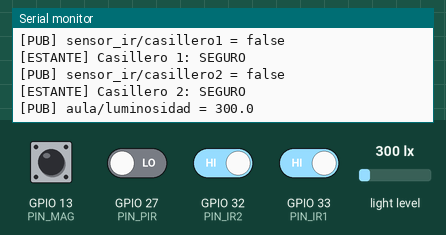
This sketch was run on a simulated ESP32. On the bench: the last lines printed to the serial monitor. The inputs (shaded band) are chosen by the test bench; at power-on: GPIO 13 (PIN_MAG), GPIO 32 (PIN_IR2), GPIO 33 (PIN_IR1) HIGH, GPIO 27 (PIN_PIR) LOW, light level 300 lx. WiFi joins after 1.5 s; servers stay silent unless stated; random numbers use the default seed unless the sketch sets one; no MQTT or app messages arrive unless stated.

Above: at 6.0 s.
6.1 s: GPIO 13 (PIN_MAG) pulled LOW for 0.15 s
At 7.5 s:
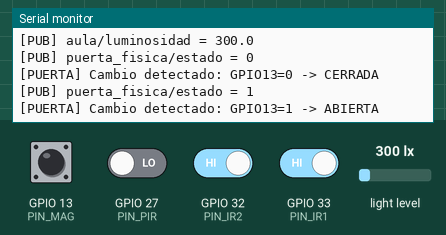
8.6 s: GPIO 27 (PIN_PIR) driven HIGH
At 9.2 s:
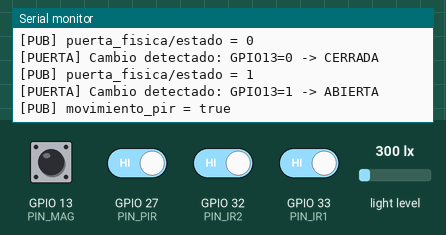
11.5 s: GPIO 32 (PIN_IR2) driven LOW
At 12.7 s:
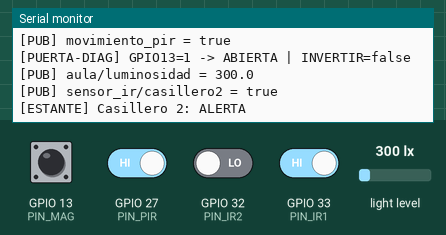
13.0 s: GPIO 27 (PIN_PIR) driven LOW
At 14.1 s:
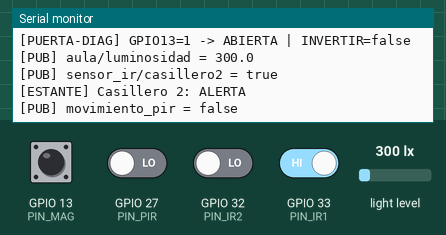
14.5 s: light level set to 40 lx
At 15.8 s:
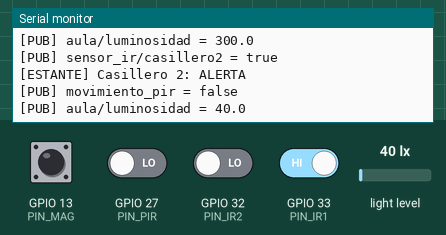
16.0 s: GPIO 33 (PIN_IR1) driven LOW
At 17.1 s:
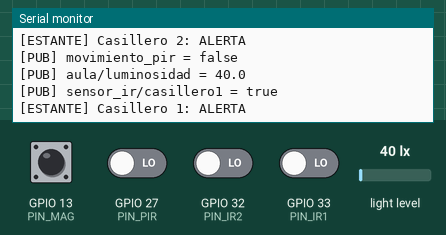

Measured:
- after the input at 6.1 s, the serial monitor: prints a new line at once (image 1)
- after the input at 8.6 s, the serial monitor: prints a new line at once (image 2)
- after the input at 11.5 s, the serial monitor: prints a new line at once (image 3)
- after the input at 13.0 s, the serial monitor: prints a new line at once (image 4)
- after the input at 14.5 s, the serial monitor: prints a new line after 0.53 s (image 5)
- after the input at 16.0 s, the serial monitor: prints a new line at once (image 6)

The sketch:

esp32_firmware.ino
```cpp
/*
 * ESP32 — Firmware Módulo de Sensores (Seguridad de Estante, PIR, Puerta y Luz)
 * Lógica actualizada: Sin Aforo, Sensores IR FC-51 adaptados como alarma de estantería.
 *
 * Pines:
 *   IR Casillero 1: GPIO 33 (INPUT_PULLUP)
 *   IR Casillero 2: GPIO 32 (INPUT_PULLUP)
 *   Magnético:      GPIO 13 (INPUT_PULLUP) — 100% independiente
 *   PIR:            GPIO 27 (INPUT)
 *   BH1750:         I2C SDA=21, SCL=22
 */

#include <BH1750.h>
#include <PubSubClient.h>
#include <WiFi.h>
#include <WiFiClient.h>
#include <Wire.h>

// Prototipos de funciones
void conectarWiFi();
void conectarMQTT();
void publicar(const char *topic, String val);
void procesarCasilleros(unsigned long ahora);
void procesarPIR(unsigned long ahora);
void procesarPuerta(unsigned long ahora);
void procesarLuz(unsigned long ahora);

// ═══════════════════════════════════════════
//  CONFIGURACIÓN
// ═══════════════════════════════════════════
const char *WIFI_SSID = "ESP32_MQTT_AP";
const char *WIFI_PASSWORD = "taipt_iot_2026";
const char *MQTT_BROKER = "10.42.0.1";
const int MQTT_PORT = 1883;

// Topics MQTT
const char *TOPIC_CASILLERO1 = "sensor_ir/casillero1";
const char *TOPIC_CASILLERO2 = "sensor_ir/casillero2";
const char *TOPIC_PUERTA = "puerta_fisica/estado";
const char *TOPIC_PIR = "movimiento_pir";
const char *TOPIC_LUZ = "aula/luminosidad";

// Pines
const int PIN_IR1 = 33; // Casillero 1
const int PIN_IR2 = 32; // Casillero 2
const int PIN_PIR = 27; // PIR
const int PIN_MAG = 13; // Magnético (PULLUP)

// Configuración sensor magnético
// Cambiar a true si el sensor reporta invertido
const bool INVERTIR_MAGNETICO = false;

// ═══════════════════════════════════════════
//  CONSTANTES DE TIEMPO (ms)
// ═══════════════════════════════════════════
const unsigned long DEBOUNCE_IR = 200;      // Debounce para evitar alertas falsas por ruido en IR
const unsigned long DEBOUNCE_PIR = 5000;
const unsigned long DEBOUNCE_PUERTA = 1000;
const unsigned long INTERVALO_LUZ = 5000;
const unsigned long RECONECTAR_WIFI = 30000;
const unsigned long RECONECTAR_MQTT = 30000;

// ═══════════════════════════════════════════
//  ESTADO GLOBAL
// ═══════════════════════════════════════════
WiFiClient espClient;
PubSubClient mqttClient(espClient);
BH1750 lightMeter;

bool bh1750_ok = false;
bool last_pir = LOW;
unsigned long lastPir = 0;
int lastPuerta = -1;
unsigned long lastPuer = 0;
unsigned long lastLuz = 0;
unsigned long lastWifi = 0;
unsigned long lastMqtt = 0;
unsigned long lastReportePuerta = 0;  // Reporte periodico de diagnostico
const unsigned long REPORTE_PUERTA = 10000;  // Imprimir estado cada 10s


// Estado de los casilleros (FC-51 IR)
// Nota: LOW = Obstáculo detectado (Alerta / Mano cerca), HIGH = Seguro / Libre
int lastCasillero1 = -1;
int lastCasillero2 = -1;
unsigned long lastDebounceIR1 = 0;
unsigned long lastDebounceIR2 = 0;

// ═══════════════════════════════════════════
//  SETUP
// ═══════════════════════════════════════════
void setup() {
  Serial.begin(115200);
  delay(2000);
  Serial.println("\n=== ESP32 Seguridad Estante + Sensores v5.0 ===\n");

  pinMode(PIN_IR1, INPUT_PULLUP);
  pinMode(PIN_IR2, INPUT_PULLUP);
  pinMode(PIN_PIR, INPUT);
  pinMode(PIN_MAG, INPUT_PULLUP);

  Wire.begin(21, 22);
  delay(500);
  bh1750_ok = lightMeter.begin(BH1750::CONTINUOUS_HIGH_RES_MODE);
  if (bh1750_ok) {
    Serial.println("[BH1750] OK");
    lightMeter.readLightLevel();
    delay(200);
  } else {
    Serial.println("[BH1750] No detectado");
  }

  conectarWiFi();
  mqttClient.setServer(MQTT_BROKER, MQTT_PORT);
  mqttClient.setBufferSize(512);
  conectarMQTT();

  // Publicar estado inicial del sensor magnetico al arrancar
  delay(500);
  int estInicial = digitalRead(PIN_MAG);
  lastPuerta = estInicial;
  bool cerradaInicial = INVERTIR_MAGNETICO ? (estInicial == HIGH) : (estInicial == LOW);
  Serial.println("[PUERTA] Estado inicial GPIO 13 = " + String(estInicial) + " -> " + String(cerradaInicial ? "CERRADA" : "ABIERTA"));
  publicar(TOPIC_PUERTA, cerradaInicial ? "0" : "1");
}

// ═══════════════════════════════════════════
//  LOOP
// ═══════════════════════════════════════════
void loop() {
  unsigned long ahora = millis();

  // WiFi
  if (WiFi.status() != WL_CONNECTED && ahora - lastWifi > RECONECTAR_WIFI) {
    lastWifi = ahora;
    conectarWiFi();
  }

  // MQTT
  if (!mqttClient.connected() && ahora - lastMqtt > RECONECTAR_MQTT) {
    lastMqtt = ahora;
    conectarMQTT();
  }
  mqttClient.loop();

  // Procesamiento de Sensores
  procesarCasilleros(ahora);
  procesarPIR(ahora);
  procesarPuerta(ahora);
  procesarLuz(ahora);

  delay(20);
}

// ═══════════════════════════════════════════
//  CONEXIONES
// ═══════════════════════════════════════════
void conectarWiFi() {
  if (WiFi.status() == WL_CONNECTED)
    return;
  WiFi.disconnect(true);
  delay(100);
  WiFi.mode(WIFI_STA);
  WiFi.begin(WIFI_SSID, WIFI_PASSWORD);
  int r = 0;
  while (WiFi.status() != WL_CONNECTED && r < 30) {
    delay(500);
    r++;
  }
  if (WiFi.status() == WL_CONNECTED)
    Serial.println("[WiFi] OK: " + WiFi.localIP().toString());
}

void conectarMQTT() {
  if (mqttClient.connected() || WiFi.status() != WL_CONNECTED)
    return;
  String cid = "ESP32-" + String(random(0, 9999));
  if (mqttClient.connect(cid.c_str()))
    Serial.println("[MQTT] OK");
  else
    Serial.println("[MQTT] FALLO rc=" + String(mqttClient.state()));
}

void publicar(const char *topic, String val) {
  if (mqttClient.connected()) {
    mqttClient.publish(topic, val.c_str());
    Serial.println("[PUB] " + String(topic) + " = " + val);
  }
}

// ═══════════════════════════════════════════
//  PROCESAMIENTO DE ESTANTERÍA SEGURA (IR)
// ═══════════════════════════════════════════
void procesarCasilleros(unsigned long ahora) {
  int lectura1 = digitalRead(PIN_IR1);
  int lectura2 = digitalRead(PIN_IR2);

  // Casillero 1 (IR 1)
  if (lectura1 != lastCasillero1) {
    if (ahora - lastDebounceIR1 > DEBOUNCE_IR) {
      lastCasillero1 = lectura1;
      // LOW = Objeto detectado (Alerta = true), HIGH = Seguro = false
      bool alerta = (lectura1 == LOW);
      publicar(TOPIC_CASILLERO1, alerta ? "true" : "false");
      Serial.println("[ESTANTE] Casillero 1: " + String(alerta ? "ALERTA" : "SEGURO"));
      lastDebounceIR1 = ahora;
    }
  }

  // Casillero 2 (IR 2)
  if (lectura2 != lastCasillero2) {
    if (ahora - lastDebounceIR2 > DEBOUNCE_IR) {
      lastCasillero2 = lectura2;
      bool alerta = (lectura2 == LOW);
      publicar(TOPIC_CASILLERO2, alerta ? "true" : "false");
      Serial.println("[ESTANTE] Casillero 2: " + String(alerta ? "ALERTA" : "SEGURO"));
      lastDebounceIR2 = ahora;
    }
  }
}

// ═══════════════════════════════════════════
//  PIR
// ═══════════════════════════════════════════
void procesarPIR(unsigned long ahora) {
  bool pir = digitalRead(PIN_PIR) == HIGH;

  if (pir && !last_pir && ahora - lastPir > DEBOUNCE_PIR) {
    publicar(TOPIC_PIR, "true");
    lastPir = ahora;
  }

  if (!pir && last_pir && ahora - lastPir > 2000) {
    publicar(TOPIC_PIR, "false");
  }

  last_pir = pir;
}

// ═══════════════════════════════════════════
//  PUERTA MAGNÉTICA
//  Sensor NC: cerrada = LOW, abierta = HIGH  (INVERTIR_MAGNETICO = false)
//  Sensor NO: cerrada = HIGH, abierta = LOW  (INVERTIR_MAGNETICO = true)
// ═══════════════════════════════════════════
void procesarPuerta(unsigned long ahora) {
  int est = digitalRead(PIN_MAG);

  // Reporte de diagnostico periodico en Serial Monitor
  if (ahora - lastReportePuerta > REPORTE_PUERTA) {
    lastReportePuerta = ahora;
    bool cerradaDiag = INVERTIR_MAGNETICO ? (est == HIGH) : (est == LOW);
    Serial.println("[PUERTA-DIAG] GPIO13=" + String(est) +
                   " -> " + String(cerradaDiag ? "CERRADA" : "ABIERTA") +
                   " | INVERTIR=" + String(INVERTIR_MAGNETICO ? "true" : "false"));
  }

  // Solo publicar si cambio el estado Y paso el debounce
  if (est != lastPuerta && ahora - lastPuer > DEBOUNCE_PUERTA) {
    bool cerrada = INVERTIR_MAGNETICO ? (est == HIGH) : (est == LOW);
    publicar(TOPIC_PUERTA, cerrada ? "0" : "1");
    Serial.println("[PUERTA] Cambio detectado: GPIO13=" + String(est) +
                   " -> " + String(cerrada ? "CERRADA" : "ABIERTA"));
    lastPuerta = est;
    lastPuer = ahora;
  }
}


// ═══════════════════════════════════════════
//  BH1750 LUZ
// ═══════════════════════════════════════════
void procesarLuz(unsigned long ahora) {
  if (!bh1750_ok || ahora - lastLuz < INTERVALO_LUZ)
    return;
  float lux = lightMeter.readLightLevel();
  if (lux > 0)
    publicar(TOPIC_LUZ, String(lux, 1));
  lastLuz = ahora;
}
```
